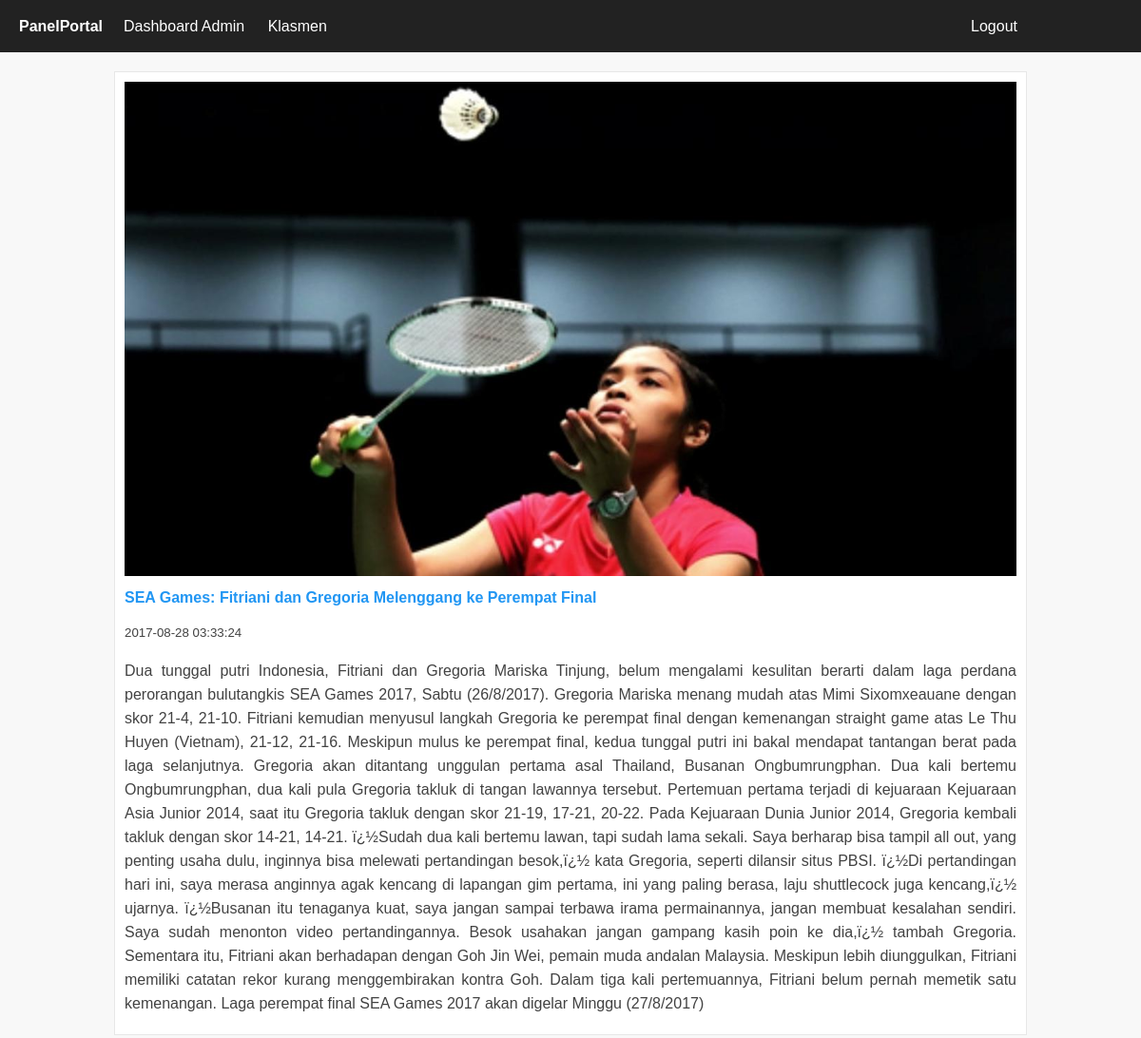
The page /panel/lihat.php?id=1 on the database its author committed.
### tables this page shows
CREATE TABLE IF NOT EXISTS `data` (
`id` int(11) NOT NULL,
  `judul` varchar(255) NOT NULL,
  `isi` text NOT NULL,
  `gambar` varchar(255) NOT NULL,
  `wartawan` varchar(100) NOT NULL,
  `tag` varchar(30) NOT NULL,
  `waktu` timestamp NOT NULL DEFAULT CURRENT_TIMESTAMP ON UPDATE CURRENT_TIMESTAMP
);

### panel/view/fungsi.php (called while the page is built, shortened)
<?php
$link = mysqli_connect('localhost','root','','portal');
function perid($id){
	$query = " SELECT * FROM data WHERE id=$id";
	return result($query);
}
function result($query){
	global $link;
	if( $result = mysqli_query($link,$query) ){
		return $result;
	}
}
?>

### panel/lihat.php (the view, shortened to what this page needs)
<?php
require_once 'view/view.php';
if(isset($_GET['id'])){
	$id = $_GET['id'];
	$perid = perid($id);
	while($row = mysqli_fetch_assoc($perid)){
		$judul = $row['judul'];
		$isi = $row['isi'];
		$gambar = $row['gambar'];
		$waktu = $row['waktu'];
	}
}
?>
<div class="konten">
	<div class="isi">
		<div class="detail border">
			<img src="../<?= $gambar ?>">
			<b><?= $judul ?></b>
			<h5><?= $waktu ?></h5>
			<p><?= $isi ?></p>
		</div>
	</div>
</div>

### panel/view/style.css (style rules this page uses)
* { margin: 0; padding: 0; font-family: sans-serif; font-weight: normal; text-decoration: none; box-sizing: border-box; }
body { background: #f8f8f8; font-size: 16px; color: #424242; }
.konten { width: 960px; margin: 0 auto; }
.border { border:1px solid #e7e7e7; }
.detail { width: 100%; background: #fff; padding: 10px; margin-bottom: 20px; }
.detail img { width: 100%; height: auto; }
.detail b, .detail h5, .detail p { display: block; padding: 10px 0px; }
.detail b { font-weight: bold; color: #2196f3; }
.detail p { line-height: 25px; text-align: justify; }

### rows shown on the page
data: gambar (picture), judul "SEA Games: Fitriani dan Gregoria Melenggang ke Perempat Final", waktu "2017-08-28 03:33:24", isi "Dua tunggal putri Indonesia, Fitriani dan Gregoria Mariska Tinjung, belum mengalami kesulitan berarti dalam laga perdana perorangan bulutangkis SEA Games 2017, Sabtu (26/8/2017). Gregoria Mariska menang mudah atas Mimi Sixomxeauane dengan skor 21-4, 21-10. Fitriani kemudian menyusul langkah Gregoria ke perempat final dengan kemenangan straight game atas Le Thu Huyen (Vietnam), 21-12, 21-16. Meskipun mulus ke perempat final, kedua tunggal putri ini bakal mendapat tantangan berat pada laga selanjutnya. Gregoria akan ditantang unggulan pertama asal Thailand, Busanan Ongbumrungphan. Dua kali bertemu Ongbumrungphan, dua kali pula Gregoria takluk di tangan lawannya tersebut. Pertemuan pertama…"
